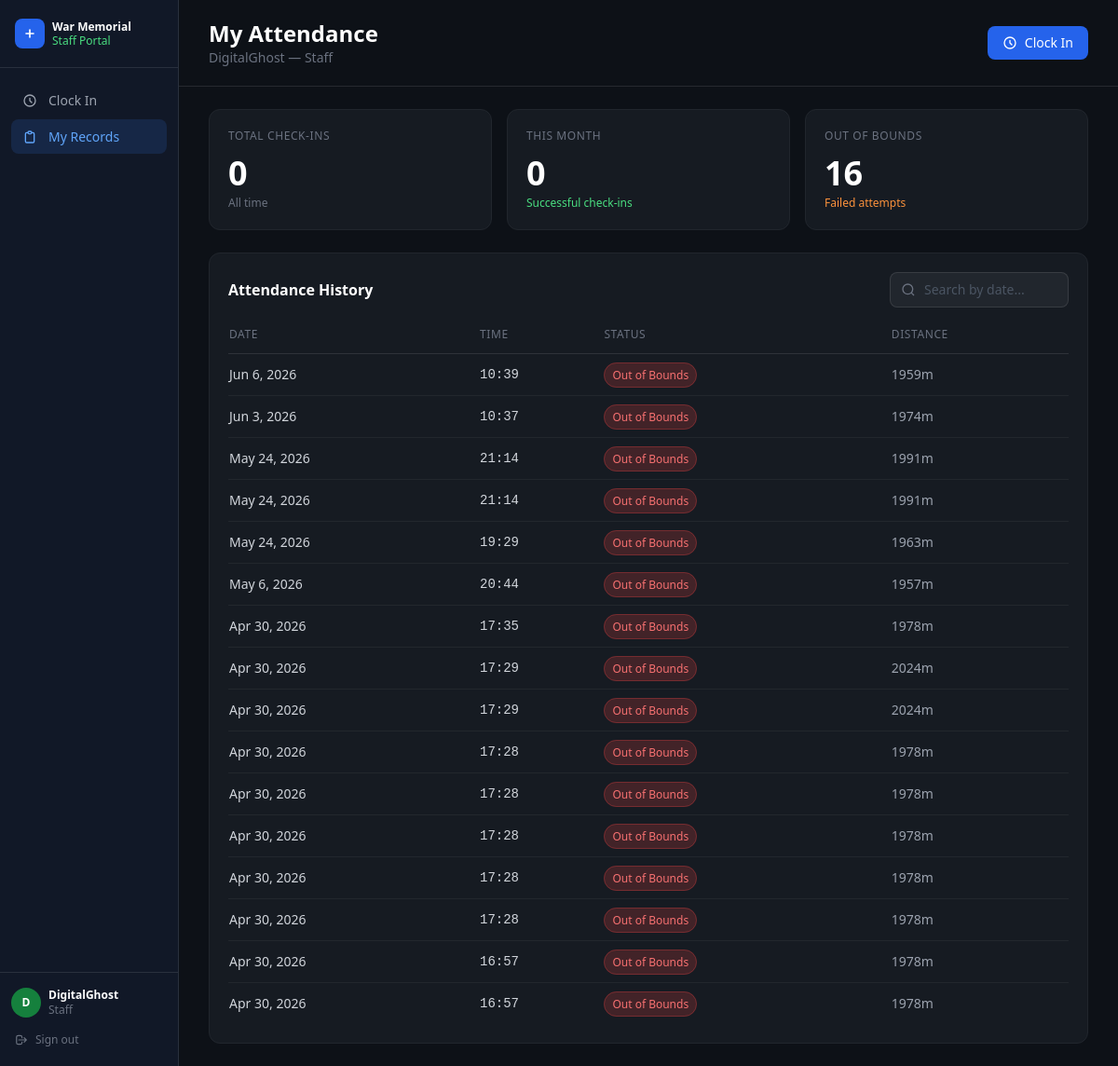
Screenshot of /my-records/ (signed in) with the database file from the repository.
### core/models.py (models this page shows, shortened)
class AttendanceRecord(models.Model):
    staff = models.ForeignKey(User, on_delete=models.CASCADE)
    timestamp = models.DateTimeField(auto_now_add=True)
    status = models.CharField(max_length=20)  # "Present" or "Out of Bounds"
    distance_from_center = models.FloatField(help_text="Distance in meters")

### core/views.py (the view)
# urls.py: path('my-records/', views.my_records, name='my_records'),
@login_required
def my_records(request):
    records = AttendanceRecord.objects.filter(staff=request.user).order_by('-timestamp')
    today = date.today()
    month_start = today.replace(day=1)
    return render(request, 'core/my_records.html', {
        'records': records,
        'total_records': records.filter(status='Present').count(),
        'this_month': records.filter(status='Present', timestamp__date__gte=month_start).count(),
        'out_of_bounds': records.filter(status='Out of Bounds').count(),
    })

### core/templates/core/my_records.html (shortened to what this page needs)
{% extends "base_staff.html" %}
{% block nav_my_records %}active{% endblock %}
{% block content %}
<div class="flex items-center justify-between px-8 py-5 border-b border-white/10 flex-shrink-0">
    <div>
        <h1 class="text-2xl font-bold text-white">My Attendance</h1>
        <p class="text-gray-500 text-sm">{{ user.get_full_name|default:user.username }} &mdash; {{ user.profile.get_department_display|default:"Staff" }}</p>
    </div>
    <a href="{% url 'mark_attendance' %}" class="flex items-center gap-2 bg-blue-600 hover:bg-blue-500 text-white text-sm font-medium px-4 py-2 rounded-lg transition">
        <svg class="w-4 h-4" fill="none" stroke="currentColor" stroke-width="2" viewBox="0 0 24 24"><path stroke-linecap="round" stroke-linejoin="round" d="M12 8v4l3 3m6-3a9 9 0 11-18 0 9 9 0 0118 0z"/></svg>
        Clock In
    </a>
</div>
<div class="flex-1 overflow-y-auto px-8 py-6 space-y-6">
    <div class="grid grid-cols-3 gap-4">
        <div class="stat-card rounded-xl p-5">
            <p class="text-gray-500 text-xs uppercase tracking-wider font-medium mb-3">Total Check-ins</p>
            <p class="text-4xl font-bold text-white">{{ total_records }}</p>
            <p class="text-gray-500 text-xs mt-1">All time</p>
        </div>
        <div class="stat-card rounded-xl p-5">
            <p class="text-gray-500 text-xs uppercase tracking-wider font-medium mb-3">This Month</p>
            <p class="text-4xl font-bold text-white">{{ this_month }}</p>
            <p class="text-green-400 text-xs mt-1">Successful check-ins</p>
        </div>
        <div class="stat-card rounded-xl p-5">
            <p class="text-gray-500 text-xs uppercase tracking-wider font-medium mb-3">Out of Bounds</p>
            <p class="text-4xl font-bold text-white">{{ out_of_bounds }}</p>
            <p class="text-orange-400 text-xs mt-1">Failed attempts</p>
        </div>
    </div>
    <div class="stat-card rounded-xl p-5">
        <div class="flex items-center justify-between mb-5">
            <h2 class="text-white font-semibold">Attendance History</h2>
            <div class="relative">
                <svg class="w-4 h-4 text-gray-500 absolute left-3 top-1/2 -translate-y-1/2" fill="none" stroke="currentColor" stroke-width="2" viewBox="0 0 24 24"><circle cx="11" cy="11" r="8"/><path d="m21 21-4.35-4.35"/></svg>
                <input type="text" id="record-search" placeholder="Search by date..." class="bg-white/5 border border-white/10 rounded-lg pl-9 pr-4 py-2 text-sm text-gray-300 placeholder-gray-600 focus:outline-none focus:border-blue-500 w-48">
            </div>
        </div>
        <table class="w-full text-sm">
            <thead>
                <tr class="border-b border-white/10">
                    <th class="text-left text-gray-500 text-xs font-medium pb-3 uppercase tracking-wider">Date</th>
                    <th class="text-left text-gray-500 text-xs font-medium pb-3 uppercase tracking-wider">Time</th>
                    <th class="text-left text-gray-500 text-xs font-medium pb-3 uppercase tracking-wider">Status</th>
                    <th class="text-left text-gray-500 text-xs font-medium pb-3 uppercase tracking-wider">Distance</th>
                </tr>
            </thead>
            <tbody class="divide-y divide-white/5">
                {% for record in records %}
                <tr class="hover:bg-white/3 transition record-row">
                    <td class="py-3 text-gray-300 text-sm record-date">{{ record.timestamp|date:"M j, Y" }}</td>
                    <td class="py-3 text-gray-300 text-sm font-mono">{{ record.timestamp|date:"H:i" }}</td>
                    <td class="py-3">
                        {% if record.status == "Present" %}
                        <span class="px-2 py-1 bg-green-500/20 text-green-400 text-xs font-medium rounded-full border border-green-500/30">Present</span>
                        {% else %}
                        <span class="px-2 py-1 bg-red-500/20 text-red-400 text-xs font-medium rounded-full border border-red-500/30">Out of Bounds</span>
                        {% endif %}
                    </td>
                    <td class="py-3 text-gray-400 text-sm">{{ record.distance_from_center|floatformat:0 }}m</td>
                </tr>
                {% empty %}
                <tr>
                    <td colspan="4" class="py-12 text-center text-gray-600">No attendance records yet</td>
                </tr>
                {% endfor %}
            </tbody>
        </table>
    </div>
</div>
{% endblock %}

### core/templates/base_staff.html (shortened to what this page needs)
<!DOCTYPE html>
<html lang="en">
<head>
    <script src="https://cdn.tailwindcss.com"></script>
</head>
<body class="flex h-screen overflow-hidden">
    <aside class="w-48 flex-shrink-0 flex flex-col border-r border-white/10" style="background:#111827;">
        <div class="px-4 py-5 border-b border-white/10">
            <div class="flex items-center gap-2">
                <div class="w-8 h-8 bg-blue-600 rounded-lg flex items-center justify-center flex-shrink-0">
                    <svg class="w-4 h-4 text-white" fill="none" stroke="currentColor" stroke-width="2.5" viewBox="0 0 24 24">
                        <path stroke-linecap="round" stroke-linejoin="round" d="M12 6v6m0 0v6m0-6h6m-6 0H6"/>
                    </svg>
                </div>
                <div class="min-w-0">
                    <p class="text-white font-bold text-xs leading-tight">War Memorial</p>
                    <p class="text-green-400 text-xs">Staff Portal</p>
                </div>
            </div>
        </div>
        <nav class="flex-1 px-3 py-4 space-y-0.5">
            <a href="{% url 'mark_attendance' %}" class="nav-link {% block nav_clockin %}{% endblock %}">
                <svg class="w-4 h-4 flex-shrink-0" fill="none" stroke="currentColor" stroke-width="2" viewBox="0 0 24 24"><path stroke-linecap="round" stroke-linejoin="round" d="M12 8v4l3 3m6-3a9 9 0 11-18 0 9 9 0 0118 0z"/></svg>
                Clock In
            </a>
            <a href="{% url 'my_records' %}" class="nav-link {% block nav_my_records %}{% endblock %}">
                <svg class="w-4 h-4 flex-shrink-0" fill="none" stroke="currentColor" stroke-width="2" viewBox="0 0 24 24"><path stroke-linecap="round" stroke-linejoin="round" d="M9 5H7a2 2 0 00-2 2v12a2 2 0 002 2h10a2 2 0 002-2V7a2 2 0 00-2-2h-2M9 5a2 2 0 002 2h2a2 2 0 002-2M9 5a2 2 0 012-2h2a2 2 0 012 2"/></svg>
                My Records
            </a>
        </nav>
        <div class="px-3 py-4 border-t border-white/10">
            <div class="flex items-center gap-2 mb-3">
                <div class="w-8 h-8 rounded-full bg-green-700 flex items-center justify-center text-white text-xs font-bold flex-shrink-0">
                    {{ user.first_name|first|default:user.username|first|upper }}
                </div>
                <div class="min-w-0">
                    <p class="text-white text-xs font-semibold truncate">{{ user.get_full_name|default:user.username }}</p>
                    <p class="text-gray-500 text-xs truncate">{{ user.profile.get_department_display|default:"Staff" }}</p>
                </div>
            </div>
            <form method="post" action="{% url 'logout' %}">
                <button class="w-full flex items-center gap-2 text-xs text-gray-500 hover:text-red-400 transition px-1 py-1">
                    <svg class="w-3.5 h-3.5" fill="none" stroke="currentColor" stroke-width="2" viewBox="0 0 24 24"><path stroke-linecap="round" stroke-linejoin="round" d="M17 16l4-4m0 0l-4-4m4 4H7m6 4v1a3 3 0 01-3 3H6a3 3 0 01-3-3V7a3 3 0 013-3h4a3 3 0 013 3v1"/></svg>
                    Sign out
                </button>
            </form>
        </div>
    </aside>
    <div class="flex-1 flex flex-col overflow-hidden">
        {% block content %}{% endblock %}
    </div>
</body>
</html>

### core/templates/base_staff.html (style rules this page uses)
body { background-color: #0d1117; color: #e6edf3; }
.nav-link { display:flex; align-items:center; gap:0.75rem; padding:0.5rem 0.75rem; border-radius:0.5rem; font-size:0.875rem; color:#9ca3af; transition:all 0.15s; }
.nav-link.active { background:rgba(59,130,246,0.15); color:#60a5fa; }
.stat-card { background:#161b22; border:1px solid #21262d; }

### rows the page displays
AttendanceRecord: timestamp "Jun 6, 2026", timestamp "10:39", status "Out of Bounds", distance_from_center "1959"
AttendanceRecord: timestamp "Jun 3, 2026", timestamp "10:37", status "Out of Bounds", distance_from_center "1974"
AttendanceRecord: timestamp "May 24, 2026", timestamp "21:14", status "Out of Bounds", distance_from_center "1991"
AttendanceRecord: timestamp "May 24, 2026", timestamp "21:14", status "Out of Bounds", distance_from_center "1991"
AttendanceRecord: timestamp "May 24, 2026", timestamp "19:29", status "Out of Bounds", distance_from_center "1963"
AttendanceRecord: timestamp "May 6, 2026", timestamp "20:44", status "Out of Bounds", distance_from_center "1957"
AttendanceRecord: timestamp "Apr 30, 2026", timestamp "17:35", status "Out of Bounds", distance_from_center "1978"
AttendanceRecord: timestamp "Apr 30, 2026", timestamp "17:29", status "Out of Bounds", distance_from_center "2024"
AttendanceRecord: timestamp "Apr 30, 2026", timestamp "17:29", status "Out of Bounds", distance_from_center "2024"
AttendanceRecord: timestamp "Apr 30, 2026", timestamp "17:28", status "Out of Bounds", distance_from_center "1978"
AttendanceRecord: timestamp "Apr 30, 2026", timestamp "17:28", status "Out of Bounds", distance_from_center "1978"
AttendanceRecord: timestamp "Apr 30, 2026", timestamp "17:28", status "Out of Bounds", distance_from_center "1978"
AttendanceRecord: timestamp "Apr 30, 2026", timestamp "17:28", status "Out of Bounds", distance_from_center "1978"
AttendanceRecord: timestamp "Apr 30, 2026", timestamp "17:28", status "Out of Bounds", distance_from_center "1978"
AttendanceRecord: timestamp "Apr 30, 2026", timestamp "16:57", status "Out of Bounds", distance_from_center "1978"
AttendanceRecord: timestamp "Apr 30, 2026", timestamp "16:57", status "Out of Bounds", distance_from_center "1978"

### other values shown
{{ user.first_name|first|default:user.username|first|upper }} "D"
{{ user.get_full_name|default:user.username }} "DigitalGhost"
{{ user.profile.get_department_display|default:"Staff" }} "Staff"
{{ total_records }} "0"
{{ this_month }} "0"
{{ out_of_bounds }} "16"
